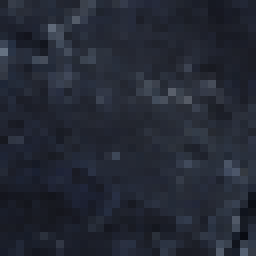
#> input picture images/_Albany_2017_03_01.png, 32 x 32 px (shown 8 times larger)
$ jupyter execute --allow-errors Milestone.ipynb
#> lines starting #> are read from the running program, lines starting #| are printed output that depends on the picture
# Goal and Outcomes Revisited:
Initially, we had not been very explicit with our goals and expectations. To alleviate this we have decided to deviate somewhat from our initial project proposal. The purpose and goal of our analysis is to find correlations between changes in population and changes in environment through the use of satellite images and other feature sets that correlate to the aforementioned region. Ideally what we expect to find by applying pixel by pixel hue analysis to the images are changes in infrastructure and region density that would contribute to a change in the region's average color. We can then find a correlation between changes in the color saturation from the images and the changes happening within the chosen feature set. Not identifying any expected changes would not be a failure of our analysis because factors such as population density in regions and the differences between the selected location all may play a part in our observations. Those differences may also give some other unintended insight about the potential factors affecting our study.

# Data:
While our initial focus was posited on the satellite analysis, we have decided to shift towards comparisons with another data set. More specifically looking at cities in the United States and changes in their population. We have two sources for this data; one is from  https://simplemaps.com/data/us-cities and contains population location and more features. The other is from https://www.downloadexcelfiles.com/us_en/download-excel-file-list-state-capitals-united-states, and contains state capitals along with state and capital statistics. The population values for cities are updated as of Jan. 31 2021 and will serve as our primary response variable.

The satellite images obtained from the NASA Earth API contain visual information about urban features and this is conveyed in its hue saturation. The red, blue, and green values within the picture are objects and their average color values as seen from space. These images are pre-processsed by NASA to mitigate effects of the time of day a photo is taken. If an area has more of a certain type of object in a region we can expect to see that represented, if there are enough of the objects, by an increase of that object's color hue in that image. So, we have to queried photos from U.S. capitals at from two different years to test our hypothesis that changes in environment and the color hues therein correlate with the population of a city at one point in time. This will be modeled with a classification method (perhaps kNN), trained and tested with subsets of the image and population data. With additional non-image features, we will create a multi-linear regression to predict the population of capitals and all U.S. cities and compare it to the efficacy of our image analysis.

[cell 1]
#load csv of city coordinates
#loaded dataset parsed by wether row is capital or not
import pandas as pd

#> (the rest of this cell did not finish here and is left out)

# Data Processing:
Processing and normalizing the satellite images were have big factors as to why we changed our project's scope. As we began to process the returned image queries, we found that there was a lot more cloud obfuscation than we had expected. If the images contained clouds, the clouds would dominate the photo with a mostly pure white saturation. So we came up with a method to parse out the images we found that are too cloudy. We did this by analysing the distribution of colors in the image; if white exceeded the average red, green, or blue values by some amount, the image would be filtered out and the next month would be queried.

We also had to consider that the API returns an image closest to the queried date, causing ambiguity and possible image duplicates. Significant changes in population, and thereby topography, can potentially take months and years to happen. So our rate of topographical changes will be in terms of years, giving lending to less image ambiguity.

To minimize time taken to collect the data and write queries, we chose to implement a script to dynamically make calls to the NASA Earth API. The calls were being made by processing our dataset of cities and coordinates. The program then pushed those coordinates to the API and wrote the responses to individual files within our 'images' folder. We wrote a script that would vet out cloudy images and re-query clearer images. We saved two images for each capital at different years to a folder so we could more easily manipulate them without worrying about hitting the query limit for NASA's API. We decided to limit the images to 32 x 32, although we will likely reduce these even more for processing. This way we could more easily normalize and analyze the data. By also limiting ourselves to only U.S. capitals, we can clearly define the scope of our queries and analysis. Choosing to only select two images per capital will allow to see an initial condition and final condition to extract a rate of change in average color, with the implicit assumption that the change will be close to linear. With this rate of change quantified, we can apply it in analysis.

[cell 2]
import os, cv2, requests, base64, imageio
from PIL import Image
from io import BytesIO
import seaborn as sn
import pandas as pd
import numpy as np
import matplotlib.pyplot as plt
import matplotlib.image as mpimg

#> (the rest of this cell did not finish here and is left out)

[cell 3]
#this is the script to filter cloudy images
#The full code can be found the collector.ipynb within the contained folder

def next_mo(date):
    mo = '0' + str(int(date[5:7]) + 1)
    if len(mo) > 2:
        mo = mo[1:]
    date = date[:5] + mo + date[7:]
    return date

def is_cloudy(img):
    #Takes Image object, returns bool if it meets 'cloudy' criteria
    k = 75 #Threshold coeff.

    hist = img.histogram()
    Rm = np.mean(hist[:256])
    Gm = np.mean(hist[256:512])
    Bm = np.mean(hist[512:])
    W = [hist[255], hist[511], hist[-1]]

    if W[0] > k*Rm or W[1] > k*Gm or W[2] > k*Bm:
        return True
    else:
        return False

#Load lat and long csv
#> (the rest of this cell did not finish here and is left out)

# Ethical Considerations:
Our original perspective on ethical considerations has not changed drastically. We are definitely avoiding making any claims about cities in terms of population classifications and how it relates socioeconomically or what analyzed values correlate to in terms of quality or perceived superiority or inferiority. The only claims we are trying to make are in relation to population and changes in visual features as observed from our data source.
An ethical consideration that we did not touch on in our project proposal was our sources. The resources we utilize for our project are allowed within the license and terms of the dataset. This is only based on certain conditions, such as using the data for academic purposes. The dataset is ethical to use as long as we properly source where we collected it from. This can be seen by reading the uses and use clauses as defined in the data license.
Sources:
https://simplemaps.com/data/us-cities.csv
https://www.downloadexcelfiles.com/us_en/download-excel-file-list-state-capitals-united-states

# Exploratory Analysis and Approach:
Shifting our focus to population changes we can look at the population as our response variable. We can cross reference that variable with our processed image data to test if our hypothesis works and if there is a viable correlation between the two. The way we are analyzing our image set is by mapping the red, blue, green color values to a histogram. The intensity of the histogram gives a good visual tool to understand the data being explored. Variances in color concentrations can indicate a variety of things, but we are trying to isolate its specific relationship with the analyzed regions' population. To do this we must compare found values to expected values based on the change in the location over the given period. Establishing a control will allow us to specify what changes we can expect with a city's growth due to population increase. We expect to find a linear change in the color values based on the changes in topography due to population increase. Something to consider is density of the new population and whether they tend to migrate towards dense populace centers or expand out on the cities outlying regions. Even if population growth is only increasing in density we should still expect so see some changes in color saturation for that growing region.

[cell 4]
#show how we can proccess images as histograms
#Takes Image object, returns bool if it meets 'cloudy' criteria
#side by side of same location but different dates plotted as heat map
k = 75 #Threshold coeff.

img = Image.open('images/_Albany_2017_03_01.png')
#> img is the input picture: PIL image 32x32 RGB; mean R, G, B 36.1, 40.7, 52.2
img2 = Image.open('images/_Albany_2020_05_01.png')
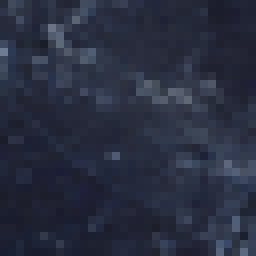
#> input picture images/_Albany_2020_05_01.png, 32 x 32 px (shown 8 times larger)
#> img2 is the input picture: PIL image 32x32 RGB; mean R, G, B 41, 46.3, 63.8

hist = img.histogram()
#> hist = 768 values, max 64 at index 37, min 0 at index 0, mean 4
hist2 =img2.histogram()
#> hist2 = 768 values, max 56 at index 36, min 0 at index 0, mean 4

#iterate through img histogram to find rgb values
Rm = hist[0:256]
#> Rm = 256 values, max 64 at index 37, min 0 at index 0, mean 4
Gm = hist[256:512]
#> Gm = 256 values, max 59 at index 42, min 0 at index 0, mean 4
Bm = hist[512:768]
#> Bm = 256 values, max 50 at index 54, min 0 at index 0, mean 4

Rm2 = hist2[0:256]
#> Rm2 = 256 values, max 56 at index 36, min 0 at index 0, mean 4
Gm2 = hist2[256:512]
#> Gm2 = 256 values, max 49 at index 41, min 0 at index 0, mean 4
Bm2 = hist2[512:768]
#> Bm2 = 256 values, max 43 at index 58, min 0 at index 0, mean 4


def Red(R):
    return '#%02x%02x%02x'%(R,0,0)
def Green(G):
    return '#%02x%02x%02x'%(0,G,0)
def Blue(B):
    return '#%02x%02x%02x'%(0,0,B)

for i in range(0, 256):
    plt.bar(i, Rm[i], color = Red(i), alpha = .5)
    plt.figure(1) # plot red
for i in range(0, 256):
    plt.bar(i, Gm[i], color = Green(i), alpha = .5)
    plt.figure(2) # plot green
for i in range(0, 256):
    plt.bar(i, Bm[i], color = Blue(i), alpha = .5)
    plt.figure(3) #plot blue
plt.show()
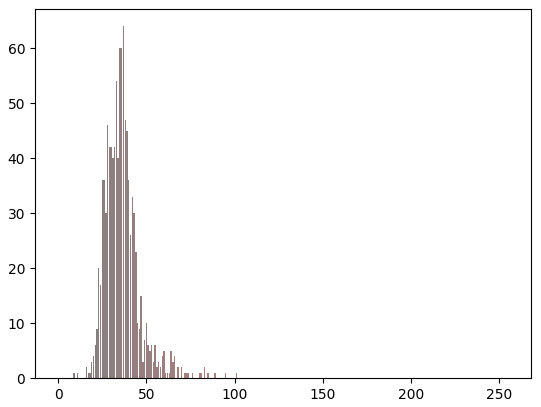
#> figure drawn by matplotlib, 1 panel
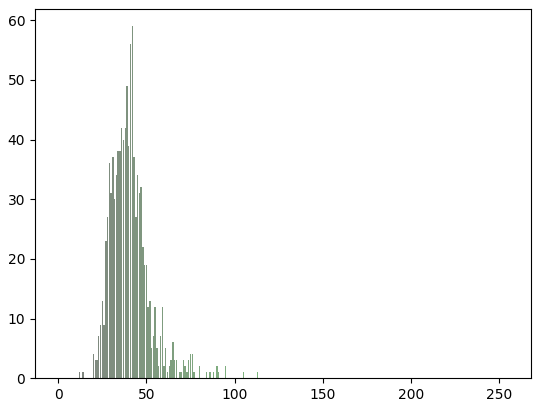
#> figure drawn by matplotlib, 1 panel
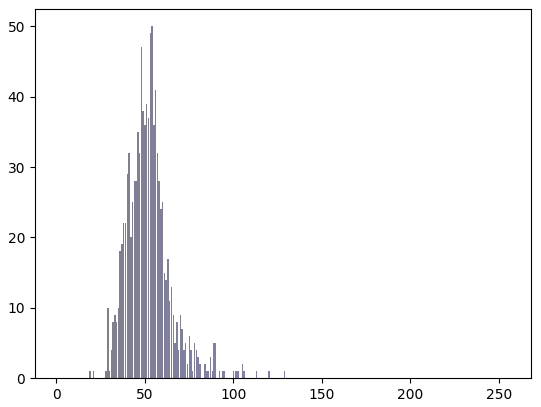
#> figure drawn by matplotlib, 1 panel

for i in range(0, 256):
    plt.bar(i, Rm2[i], color = Red(i), alpha = .5)
    plt.figure(1) # plot red
for i in range(0, 256):
    plt.bar(i, Gm2[i], color = Green(i), alpha = .5)
    plt.figure(2) # plot green
for i in range(0, 256):
    plt.bar(i, Bm2[i], color = Blue(i), alpha = .5)
    plt.figure(3) #plot blue
plt.show()
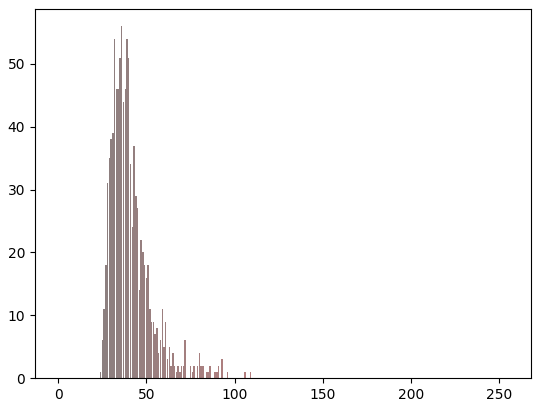
#> figure drawn by matplotlib, 1 panel
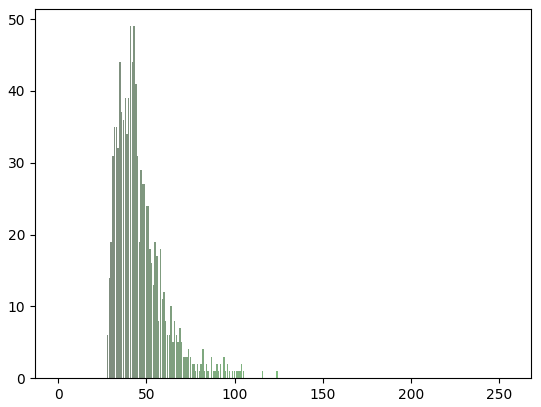
#> figure drawn by matplotlib, 1 panel
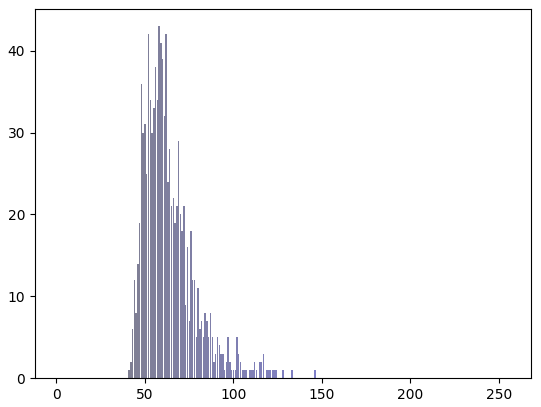
#> figure drawn by matplotlib, 1 panel

[cell 5]
Rm
#> Out has the same summary as Rm
